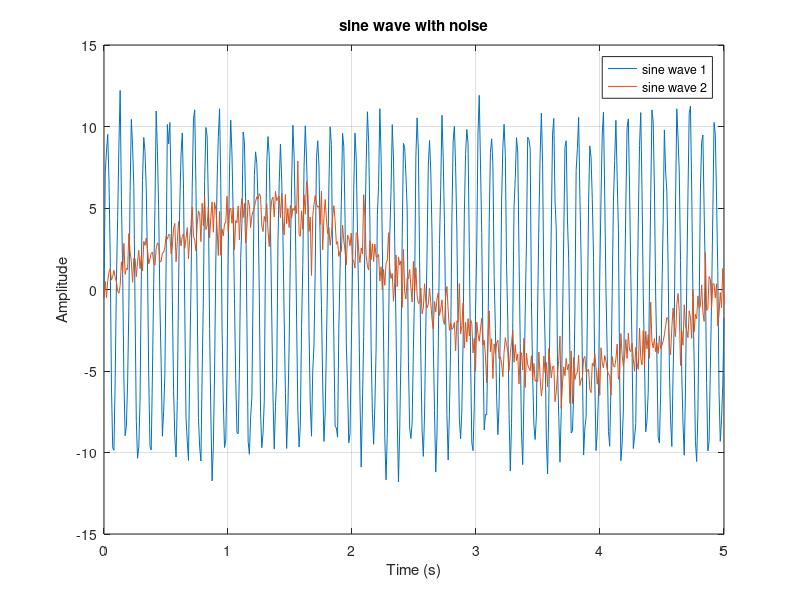
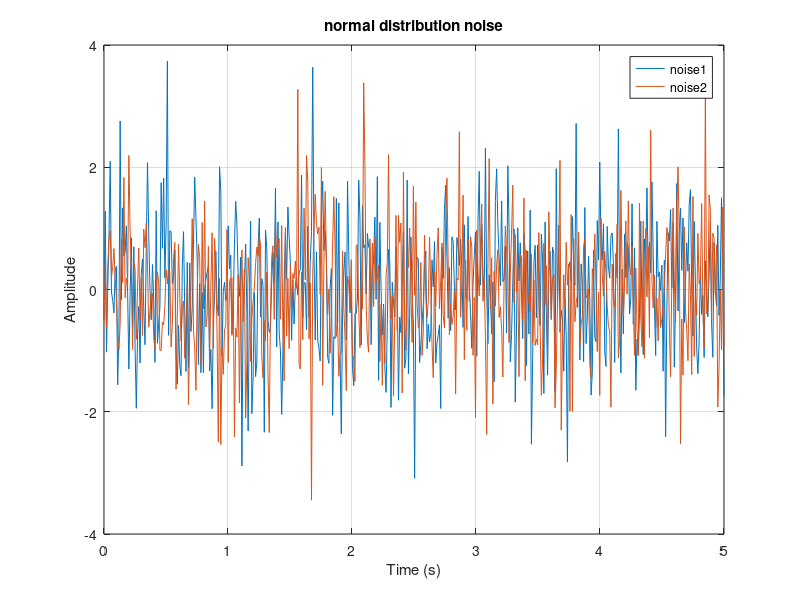
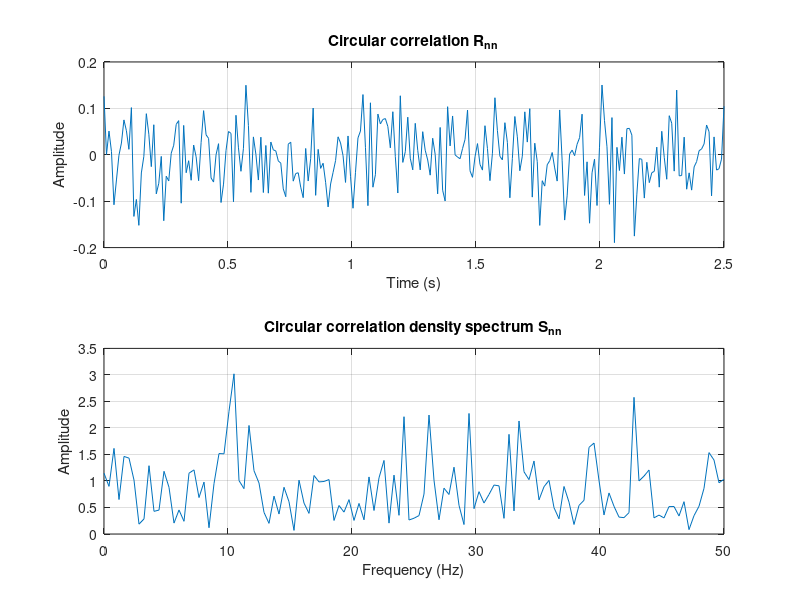
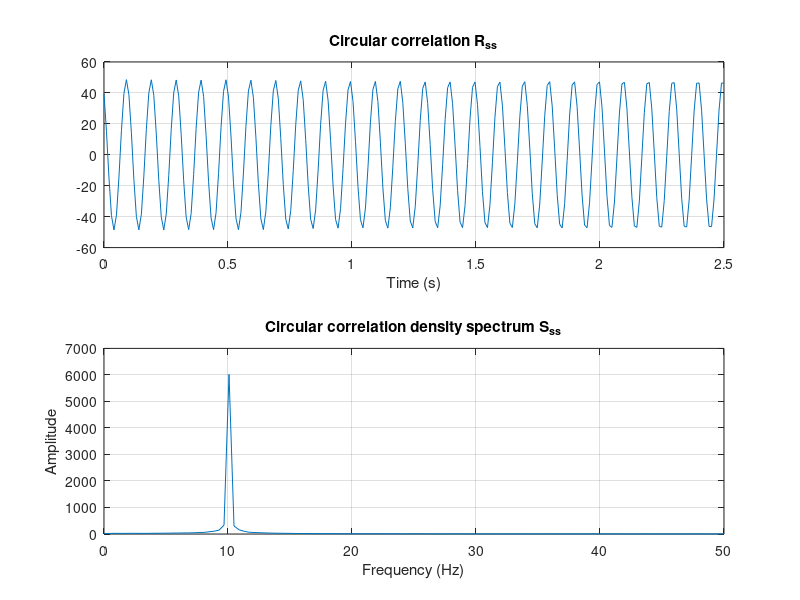

The MATLAB script that drew these images, in order:
clc; clear; close all;

%%
fs = 100;       % sampling frequency
Ts = 1 / fs;    % sampling period
L  = 500;       % length of input signal
sample_t = linspace(0, Ts*L, L);

% normal probability distribution noise
noise1 = normrnd(0, 1, [1, L]);
noise2 = normrnd(0, 1, [1, L]);

% simulate signal
freq1 = 10;
freq2 = 100;
t = linspace(0, L, L);
sig1 = 10 * sin(2*pi*freq1*t*Ts) + noise1;
sig2 =  5 * sin(2*pi*freq2*t*Ts) + noise2;

figure(1);
plot(sample_t, sig1); hold on
plot(sample_t, sig2); hold off
grid on;
legend("sine wave 1", "sine wave 2")
xlabel("Time (s)");
ylabel("Amplitude");
title("sine wave with noise");

figure(2);
plot(sample_t, noise1); hold on
plot(sample_t, noise2); hold off
grid on;
legend("noise1", "noise2")
xlabel("Time (s)");
ylabel("Amplitude");
title("normal distribution noise");

%% Do correlation algorithm
N     = double(int32(L/2));
Rnn   = zeros([1, N]);
Rss   = zeros([1, N]);
Rn1n2 = zeros([1, N]);
Rns   = zeros([1, N]);
Rs1s2 = zeros([1, N]);

for i = 1 : N
    temp_nn   = 0;
    temp_ss   = 0;
    temp_n1n2 = 0;
    temp_ns   = 0;
    temp_s1s2 = 0;
    for j = 1 : N
        temp_nn   = temp_nn   + noise1(1,j+i) * noise1(1,j);
        temp_ss   = temp_ss   + sig1(1,j+i)   * sig1(1,j);
        temp_n1n2 = temp_n1n2 + noise1(1,j+i) * noise2(1,j);
        temp_ns   = temp_ns   + noise1(1,j+i) * sig1(1,j);
        temp_s1s2 = temp_s1s2 + sig1(1,j+i)   * sig2(1,j);
    end
    Rnn(1, i)   = temp_nn   / N;
    Rss(1, i)   = temp_ss   / N;
    Rn1n2(1, i) = temp_n1n2 / N;
    Rns(1, i)   = temp_ns   / N;
    Rs1s2(1, i) = temp_s1s2 / N;
end

Snn   = abs(fft(Rnn));
Sss   = abs(fft(Rss));
Sn1n2 = abs(fft(Rn1n2));
Sns   = abs(fft(Rns));
Ss1s2 = abs(fft(Rs1s2));

x_freq = linspace(0, fs/2, N/2);
x_time = linspace(0, Ts*N, N);

%%
figure(3);
subplot(2,1,1);
plot(x_time, Rnn);
grid on;
xlabel("Time (s)");
ylabel("Amplitude");
title("Circular correlation R_{nn}");

subplot(2,1,2);
plot(x_freq, Snn(1, 1:N/2));
grid on;
xlabel("Frequency (Hz)");
ylabel("Amplitude");
title("Circular correlation density spectrum S_{nn}");

%%
figure();
subplot(2,1,1);
plot(x_time, Rss);
grid on;
xlabel("Time (s)");
title("Circular correlation R_{ss}");

subplot(2,1,2);
plot(x_freq, Sss(1, 1:N/2));
grid on;
xlabel("Frequency (Hz)");
ylabel("Amplitude");
title("Circular correlation density spectrum S_{ss}");

%%
figure();
subplot(2,1,1);
plot(x_time, Rn1n2);
grid on;
xlabel("Time (s)");
title("Circular correlation R_{n1n2}");

subplot(2,1,2);
plot(x_freq, Sn1n2(1, 1:N/2));
grid on;
xlabel("Frequency (Hz)");
ylabel("Amplitude");
title("Circular correlation density spectrum S_{n1n2}");

%%
figure();
subplot(2,1,1);
plot(x_time, Rns);
grid on;
xlabel("Time (s)");
title("Circular correlation R_{ns}");

subplot(2,1,2);
plot(x_freq, Sns(1, 1:N/2));
grid on;
xlabel("Frequency (Hz)");
ylabel("Amplitude");
title("Circular correlation density spectrum S_{ns}");

%%
figure();
subplot(2,1,1);
plot(x_time, Rs1s2);
grid on;
xlabel("Time (s)");
title("Circular correlation R_{s1s2}");

subplot(2,1,2);
plot(x_freq, Ss1s2(1, 1:N/2));
grid on;
xlabel("Frequency (Hz)");
ylabel("Amplitude");
title("Circular correlation density spectrum S_{s1s2}");
